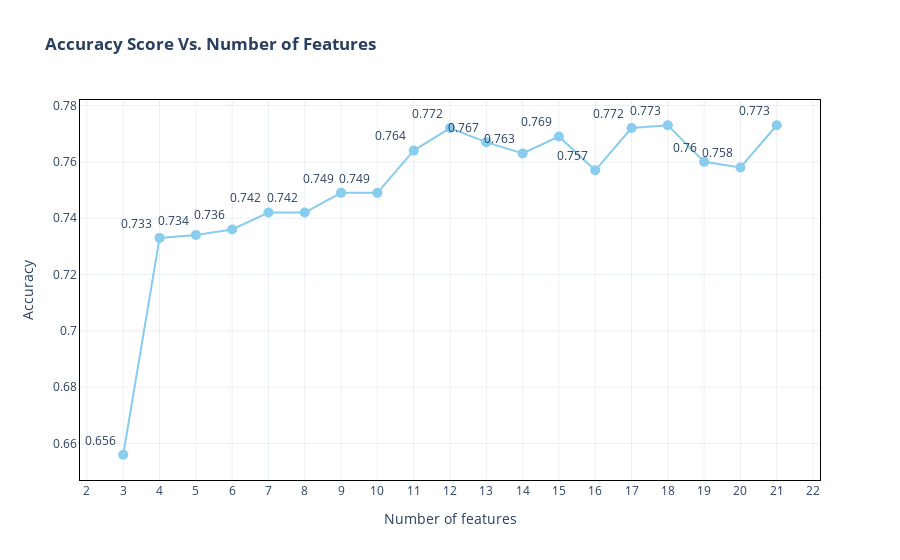

Notebook code cell kept with this figure:
### Markdown cell above
b.) Line plot of Accuracy Relative to the Number of Features

### Code cell
# Retrieve the mean test scores for the chosen features and round to 3 decimal places
scores = list(rfecv.cv_results_['mean_test_score'].round(3))
# Create the a list range for the number of features
number_features = list(range(rfecv.cv_results_['n_features'].min(), rfecv.cv_results_['n_features'].max()+1))

# Create a line plot 
fig = px.line(x=number_features, y=scores, markers=True, text=scores, color_discrete_sequence=discrete_color_scheme, title="<b>Accuracy Score Vs. Number of Features</b>")

# Add data point annotation and adjust marker size
fig.update_traces(textposition="top left", marker=dict(size=10))

# Add borders in the x and y-axes
fig.update_xaxes(showline=True,
         linecolor='black',
         mirror=True)
fig.update_yaxes(showline=True,
         linecolor='black',
         mirror=True)

# Customize x-axis step, font of annotations, and axes titles
fig.update_layout(xaxis={"dtick":1}, font=dict(size=12), xaxis_title="Number of features", yaxis_title="Accuracy")

# Show figure
fig.show()

# Print the selected features
print(f"Number of selected features thru RFECV: {len(rfecv.get_feature_names_out())}\n")
print(f"Selected features thru RFECV:\n{rfecv.get_feature_names_out()}")

### Figure 1 — Plotly figure (JSON) as saved in the notebook; plotly's stock layout.template omitted (floating-point values rounded to 4 significant figures)
{"data": [{"hovertemplate": "x=%{x}<br>y=%{y}<br>text=%{text}<extra></extra>", "legendgroup": "", "line": {"color": "rgb(136, 204, 238)", "dash": "solid"}, "marker": {"size": 10, "symbol": "circle"}, "mode": "lines+markers+text", "name": "", "orientation": "v", "showlegend": false, "text": [0.656, 0.733, 0.734, 0.736, 0.742, 0.742, 0.749, 0.749, 0.764, 0.772, 0.767, 0.763, 0.769, 0.757, 0.772, 0.773, 0.76, 0.758, 0.773], "textposition": "top left", "type": "scatter", "x": [3, 4, 5, 6, 7, 8, 9, 10, 11, 12, 13, 14, 15, 16, 17, 18, 19, 20, 21], "xaxis": "x", "y": [0.656, 0.733, 0.734, 0.736, 0.742, 0.742, 0.749, 0.749, 0.764, 0.772, 0.767, 0.763, 0.769, 0.757, 0.772, 0.773, 0.76, 0.758, 0.773], "yaxis": "y"}], "layout": {"font": {"size": 12}, "legend": {"tracegroupgap": 0}, "title": {"text": "<b>Accuracy Score Vs. Number of Features</b>"}, "xaxis": {"anchor": "y", "domain": [0, 1], "dtick": 1, "linecolor": "black", "mirror": true, "showline": true, "title": {"text": "Number of features"}}, "yaxis": {"anchor": "x", "domain": [0, 1], "linecolor": "black", "mirror": true, "showline": true, "title": {"text": "Accuracy"}}}}
